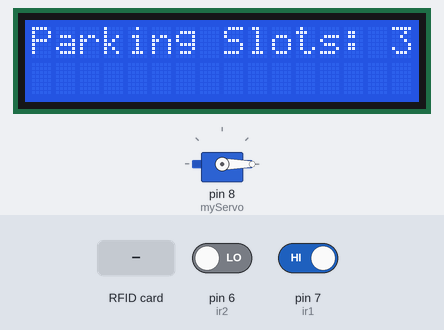
Recording of a sketch running on a simulated Arduino Uno, built with avr-gcc and run on an emulated ATmega328P. Shown: servo, 16×2 character LCD. Inputs (shaded band) come from the test bench; at power-on: pin 7 (ir1) HIGH, pin 6 (ir2) LOW. What the sketch prints to the serial monitor is not drawn.

Above: at 1.2 s.
1.3 s: RFID card 82 EF C1 51 held to the reader
At 2.2 s:
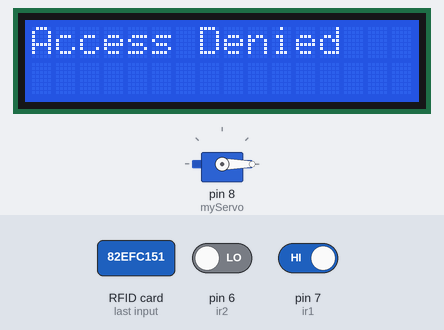
3.9 s: pin 7 (ir1) driven LOW
At 4.6 s:
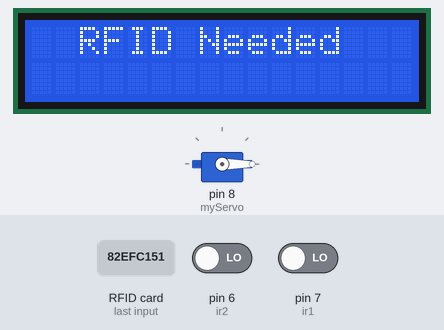
6.8 s: RFID card D0 43 94 58 held to the reader
At 7.3 s:
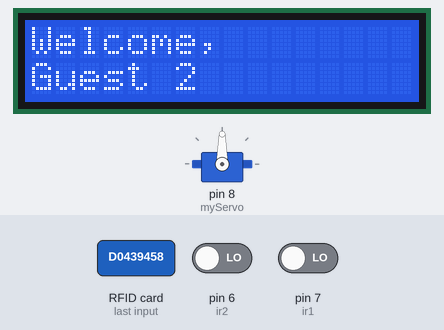
8.4 s: pin 7 (ir1) driven HIGH
At 11.3 s:
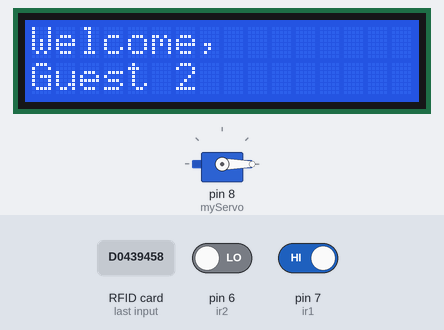
11.4 s: pin 7 (ir1) driven LOW
At 14.2 s:
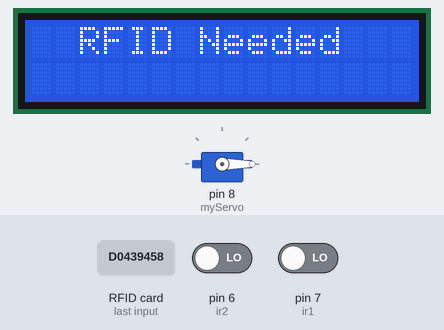
14.4 s: RFID card 5E 7A 19 C4 held to the reader
At 15.3 s:
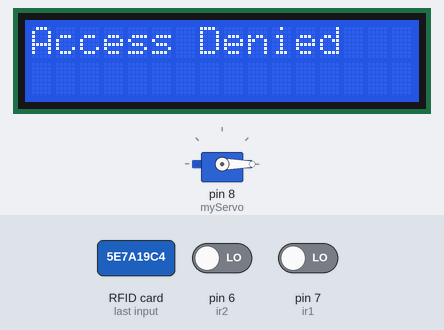
Timing chart, 0 to 17.4 s (numbered marks = the images above; inputs shaded):
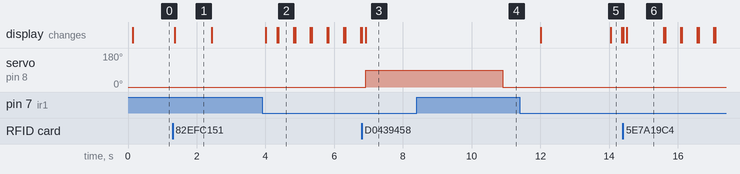

Measured:
- after the input at 1.3 s, the display: changes after 0.06 s (image 1)
- after the input at 3.9 s, the display: changes after 0.11 s (image 2)
- after the input at 6.8 s, servo on pin 8 (myServo): 0° → 90° after 0.11 s; the display: first differs from a run without the input after 0.11 s (image 3)
- after the input at 8.4 s, servo on pin 8 (myServo): 90° → 0° after 2.5 s
- after the input at 11.4 s, the display: first differs from a run without the input after 2.6 s (image 5)
- after the input at 14.4 s, the display: first differs from a run without the input after 0.11 s (image 6)
- what the display in image 1 shows lasts 1.0 s, from 1.4 s to 2.4 s

The sketch:

parking.ino
```cpp
#include <MFRC522.h>
#include <Servo.h>
#include <SPI.h>
#include <Wire.h>
#include <LiquidCrystal_I2C.h>

#define SS_PIN 10
#define RST_PIN 9

int slot = 3;
int ir1 = 7;
int ir2 = 6;

MFRC522 mfrc522(SS_PIN, RST_PIN);
Servo myServo;
LiquidCrystal_I2C lcd(0x27, 16, 2); //LCD SIT AP

// Pre-registered UIDs with their corresponding names
const int NUM_USERS = 2;
const String registeredUIDs[NUM_USERS] = {
  "82EFC151", // UID 1
  "D0439458"  // UID 2
};
const String userNames[NUM_USERS] = {
  "Guest 1",   // Name of UID1
  "Guest 2"    // Name of UID2
};

void setup() {
  Serial.begin(9600);//sets the data rate for the serial monitor
  SPI.begin(); //SPI bus(setting MOSI,SCK, SS to outputs); RFID
  mfrc522.PCD_Init(); //initializes the mfrc522; RFID
  myServo.attach(8); //servo pin; servomotor
  myServo.write(0); //default servo degree as per setup; servomotor
  Serial.println("Put your card to the reader..."); //Serial monitor message; debug

  pinMode(ir1, INPUT);
  pinMode(ir2, INPUT);
}

void loop() {
  lcd.begin(); //LCD ISTART
  lcd.backlight();
  lcd.clear();
  lcd.print("Parking Slots: ");
  lcd.print(slot);

  if(slot < 3) { //exit IR
    if(digitalRead(ir2) == LOW) {
      lcd.clear();
      lcd.print("  Drive Safe!");
      slot += 1;
      delay(2000);
    }
  }
  if(slot <= 0){
    lcd.clear();
    lcd.print("Parking Full");
    delay(1000);
    return;
  }
  //chicks for card
  if(!mfrc522.PICC_IsNewCardPresent() && digitalRead(ir1) == LOW) {
    lcd.clear();
    lcd.print("  RFID Needed");
    return;
  }
  if(!mfrc522.PICC_ReadCardSerial()) {
    return;
  }
  //Show UID on serial monitor; debugging
  Serial.print("UID TAG: ");
  String content = "";
  for(byte i = 0; i < mfrc522.uid.size; i++) {
    Serial.print(mfrc522.uid.uidByte[i] < 0x10 ? "0" : "");
    Serial.print(mfrc522.uid.uidByte[i], HEX);
    content.concat(String(mfrc522.uid.uidByte[i] < 0x10 ? "0" : ""));
    content.concat(String(mfrc522.uid.uidByte[i], HEX));
  }
  Serial.print("Message: ");
  Serial.println(content);
  content.toUpperCase();

  // Check if the UID matches any registered UID;
  int userIndex = -1;
  for (int i = 0; i < NUM_USERS; i++) {
    if (content == registeredUIDs[i]) {
      userIndex = i;
      break;
    }
  }

  if (userIndex != -1 && digitalRead(ir1) == LOW) {
    if (slot > 0) {
      slot -= 1;
      lcd.clear();
      lcd.print("Welcome, ");
      lcd.setCursor(0, 1);
      lcd.print(userNames[userIndex]);
      Serial.println("Authorized Access");
      myServo.write(90);

      while (digitalRead(ir1) == LOW) {
        delay(100);
      }
    delay(2500);
    myServo.write(0);
    }
  }
  else {
    lcd.clear();
    lcd.print("Access Denied");
    Serial.println("Access Denied");
  }
  delay(1000);
}
```
